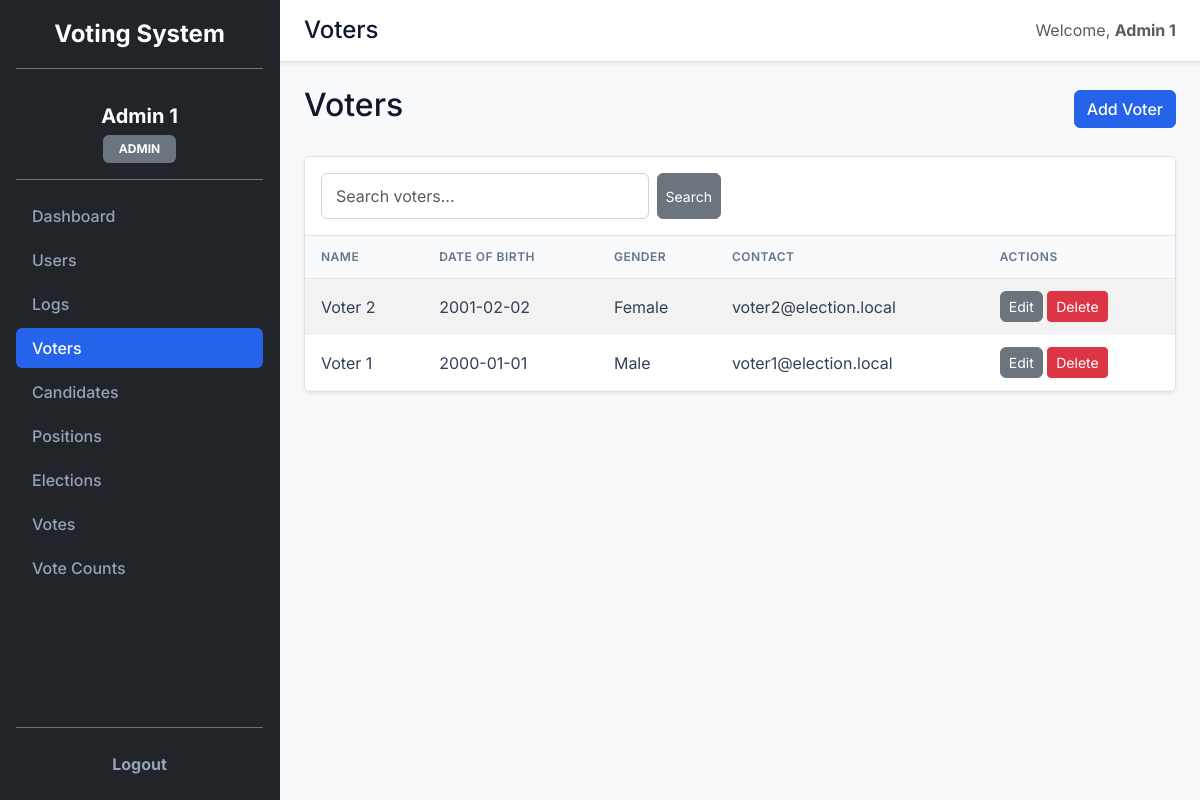
The page /admin/voters.php (signed in) on the database its author committed.
### tables this page shows
CREATE TABLE tbl_voters (
    voter_id INT AUTO_INCREMENT PRIMARY KEY,
    voter_name VARCHAR(100) NOT NULL,
    date_of_birth DATE NOT NULL,
    gender ENUM('Male', 'Female', 'Other') NOT NULL,
    contact_information VARCHAR(255) NOT NULL
);

### admin/voters.php (the view, shortened to what this page needs)
<?php
require_once '../includes/auth.php';
$page_title = 'Voters';
$search = '';
$search_param = "%$search%";
$stmt = mysqli_prepare($conn, "SELECT voter_id, voter_name, date_of_birth, gender, contact_information FROM tbl_voters WHERE voter_name LIKE ? ORDER BY date_of_birth DESC");
mysqli_stmt_bind_param($stmt, 's', $search_param);
mysqli_stmt_execute($stmt);
$result = mysqli_stmt_get_result($stmt);
$voters = mysqli_fetch_all($result, MYSQLI_ASSOC);
?>
<!DOCTYPE html>
<html lang="en">
<head>
    <link href="https://cdn.jsdelivr.net/npm/bootstrap@5.3.3/dist/css/bootstrap.min.css" rel="stylesheet">
</head>
<body>
    <div class="d-flex vw-100 vh-100 overflow-hidden">
        <?php $current_page = basename($_SERVER['PHP_SELF']); ?>
        <aside class="d-flex flex-column flex-shrink-0 p-3 text-bg-dark" style="width: 280px; overflow-y: auto;">
            <div class="d-flex align-items-center mb-3 text-white text-decoration-none border-bottom border-secondary pb-3 w-100"><span class="fs-4 fw-bold w-100 text-center">Voting System</span></div>
            <div class="py-3 border-bottom border-secondary w-100 text-center">
                <span class="d-block fw-bold fs-5 mb-1"><?php echo $_SESSION['full_name']; ?></span>
                <span class="badge bg-secondary px-3 py-2"><?php echo strtoupper($_SESSION['role']); ?></span>
            </div>
            <ul class="nav nav-pills flex-column mb-auto mt-3 w-100 gap-1">
                <li class="nav-item"><a href="dashboard.php" class="nav-link text-white <?php echo ($current_page === 'dashboard.php') ? 'active' : ''; ?> px-3 py-2">Dashboard</a></li>
                <li class="nav-item"><a href="users.php" class="nav-link text-white <?php echo ($current_page === 'users.php') ? 'active' : ''; ?> px-3 py-2">Users</a></li>
                <li class="nav-item"><a href="logs.php" class="nav-link text-white <?php echo ($current_page === 'logs.php') ? 'active' : ''; ?> px-3 py-2">Logs</a></li>
                <li class="nav-item"><a href="voters.php" class="nav-link text-white <?php echo ($current_page === 'voters.php') ? 'active' : ''; ?> px-3 py-2">Voters</a></li>
                <li class="nav-item"><a href="candidates.php" class="nav-link text-white <?php echo ($current_page === 'candidates.php') ? 'active' : ''; ?> px-3 py-2">Candidates</a></li>
                <li class="nav-item"><a href="positions.php" class="nav-link text-white <?php echo ($current_page === 'positions.php') ? 'active' : ''; ?> px-3 py-2">Positions</a></li>
                <li class="nav-item"><a href="elections.php" class="nav-link text-white <?php echo ($current_page === 'elections.php') ? 'active' : ''; ?> px-3 py-2">Elections</a></li>
                <li class="nav-item"><a href="votes.php" class="nav-link text-white <?php echo ($current_page === 'votes.php') ? 'active' : ''; ?> px-3 py-2">Votes</a></li>
                <li class="nav-item"><a href="vote_counts.php" class="nav-link text-white <?php echo ($current_page === 'vote_counts.php') ? 'active' : ''; ?> px-3 py-2">Vote Counts</a></li>
            </ul>
            <div class="mt-auto w-100 border-top border-secondary pt-3">
                <a href="../logout.php" class="nav-link text-danger fw-bold px-3 py-2 text-center w-100">Logout</a>
            </div>
        </aside>
        <div class="d-flex flex-column flex-grow-1 overflow-auto bg-light">
            <header class="d-flex justify-content-between align-items-center px-4 py-3 bg-white border-bottom shadow-sm">
                <h1 class="page-title fs-4 mb-0"><?php echo $page_title; ?></h1>
                <div class="text-muted"><span>Welcome, <strong><?php echo $_SESSION['full_name']; ?></strong></span></div>
            </header>
            <main class="p-4 flex-grow-1">
<div class="d-flex justify-content-between align-items-center mb-4">
    <h2><?php echo $page_title; ?></h2>
    <button type="button" class="btn btn-primary" data-bs-toggle="modal" data-bs-target="#addModal">Add Voter</button>
</div>
<div class="table-responsive bg-white rounded shadow-sm border mb-4">
    <div class="d-flex justify-content-between align-items-center p-3 border-bottom bg-white">
        <form method="GET" action="" class="d-flex gap-2 w-100" style="max-width: 400px;">
            <input type="text" name="search" class="form-control" placeholder="Search voters..." value="<?php echo $search; ?>">
            <button type="submit" class="btn btn-secondary btn-sm">Search</button>
        </form>
    </div>
    <table class="table table-striped table-hover align-middle">
        <thead>
            <tr>
                <th>Name</th>
                <th>Date of Birth</th>
                <th>Gender</th>
                <th>Contact</th>
                <th>Actions</th>
            </tr>
        </thead>
        <tbody>
            <?php foreach ($voters as $voter) { ?>
            <tr>
                <td><?php echo $voter['voter_name']; ?></td>
                <td><?php echo $voter['date_of_birth']; ?></td>
                <td><?php echo $voter['gender']; ?></td>
                <td><?php echo $voter['contact_information']; ?></td>
                <td>
                    <button class="btn btn-secondary btn-sm" onclick="openEditModal(<?php echo htmlspecialchars(json_encode($voter)); ?>)">Edit</button>
                    <form method="POST" action="" style="display:inline;" onsubmit="return confirm('Delete this voter?')">
                        <button type="submit" class="btn btn-danger btn-sm">Delete</button>
                    </form>
                </td>
            </tr>
            <?php } ?>
        </tbody>
    </table>
</div>
            </main>
        </div>
    </div>
</body>
</html>

### includes/style.php (style rules this page uses)
body { font-family: 'Inter', system-ui, -apple-system, sans-serif; background-color: #f8fafc; color: #0f172a; }
aside { background-color: #0f172a !important; border-right: 1px solid #1e293b; }
.nav-link { border-radius: 6px; font-weight: 500; padding: 10px 16px; color: #94a3b8 !important; transition: none; }
.nav-link.active { background-color: #2563eb !important; color: #ffffff !important; }
.table-responsive { border: 1px solid #e2e8f0; border-radius: 8px; overflow: hidden; }
.table { margin-bottom: 0; }
.table th { font-weight: 600; text-transform: uppercase; font-size: 0.75rem; letter-spacing: 0.5px; background-color: #f8fafc; color: #64748b; border-bottom: 1px solid #e2e8f0; padding: 12px 16px; }
.table td { padding: 12px 16px; color: #334155; border-bottom: 1px solid #f1f5f9; }
.btn-primary { background-color: #2563eb; border-color: #2563eb; border-radius: 6px; font-weight: 500; }
.btn-secondary { border-radius: 6px; }
.form-control, .form-select { border-radius: 6px; border: 1px solid #cbd5e1; padding: 10px 14px; }

### rows shown on the page
tbl_voters: voter_name "Voter 2", date_of_birth "2001-02-02", gender "Female", contact_information "voter2@election.local"
tbl_voters: voter_name "Voter 1", date_of_birth "2000-01-01", gender "Male", contact_information "voter1@election.local"

### other values the page prints
$_SESSION['full_name'] "Admin 1"
$_SESSION['role'] "ADMIN"
$page_title "Voters"
